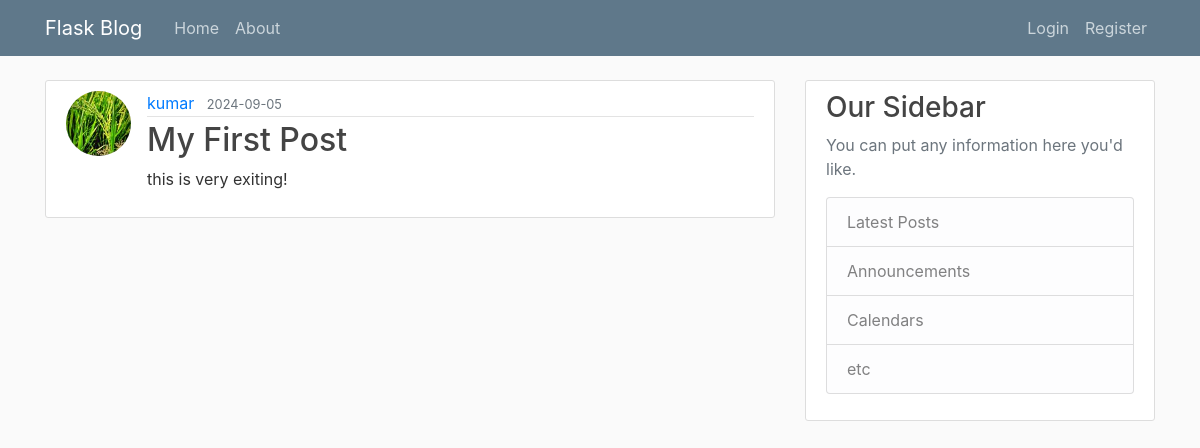
/post/1, run on an earlier commit of the app's database.
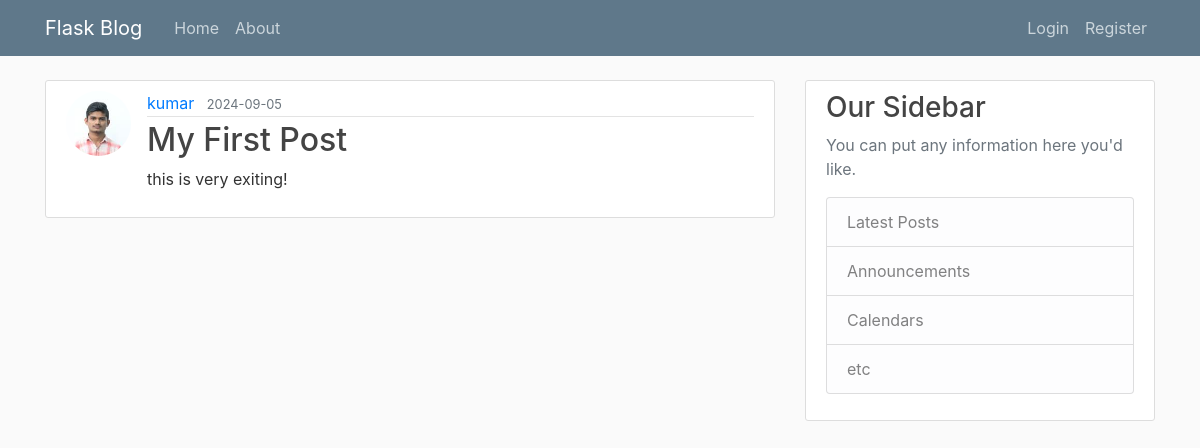
And on a later commit of the database.
### flaskblog/models.py (models this page shows, shortened)
class User(db.Model,UserMixin):
    id=db.Column(db.Integer,primary_key=True)
    username=db.Column(db.String(20),unique=True,nullable=False)
    email=db.Column(db.String(120),unique=True,nullable=False)
    image_file=db.Column(db.String(20),nullable=False,default='default.jpg')
    password=db.Column(db.String(60),nullable=False)
    posts=db.relationship('Post',backref='author',lazy=True)

### flaskblog/routes.py (the view)
@app.route("/post/<int:post_id>")
def post(post_id):
    post = Post.query.get_or_404(post_id)
    return render_template('post.html', title=post.title, post=post)

### flaskblog/templates/post.html (shortened to what this page needs)
{% extends 'layout.html'%}
{% block content %}
    <article class="media content-section">
        <img class="rounded-circle article-img" src="{{url_for('static',filename='profile_pics/'+post.author.image_file)}}">
        <div class="media-body">
          <div class="article-metadata">
            <a class="mr-2" href="{{ url_for('user_posts',username=post.author.username)}}">{{ post.author.username }}</a>
            <small class="text-muted">{{ post.date_posted.strftime('%Y-%m-%d')}}</small>
          </div>
          <h2 class="article-title">{{ post.title }}</h2>
          <p class="article-content">{{ post.content }}</p>
        </div>
    </article>
{% endblock content %}

What changed in the data, as far as the page shows it:
changed User "kumar": image_file: a different picture
